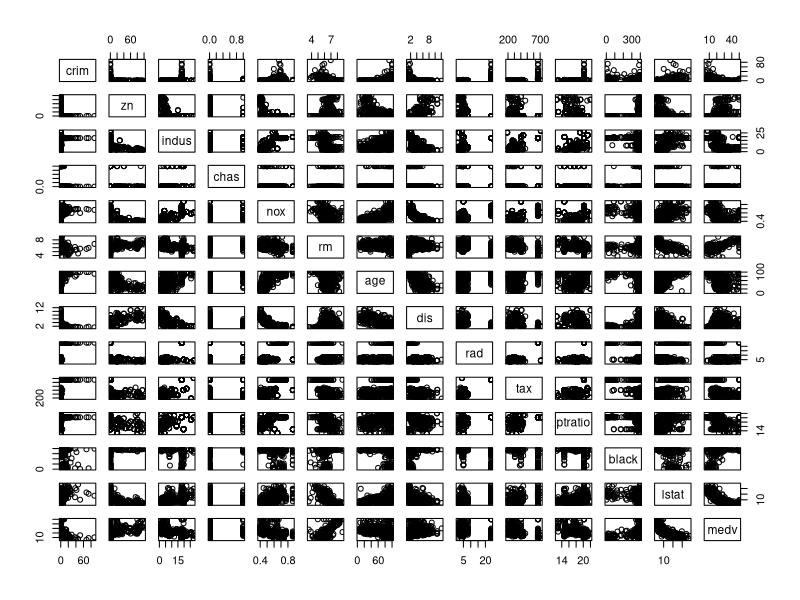
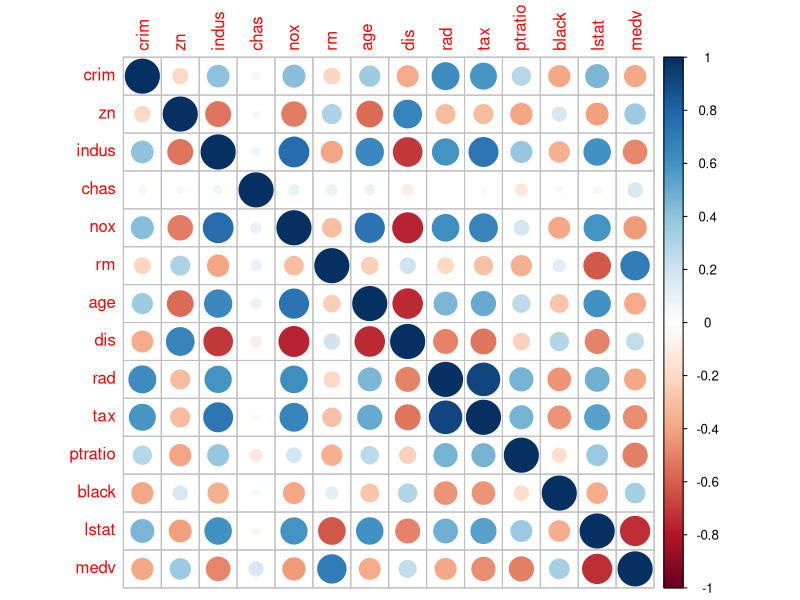
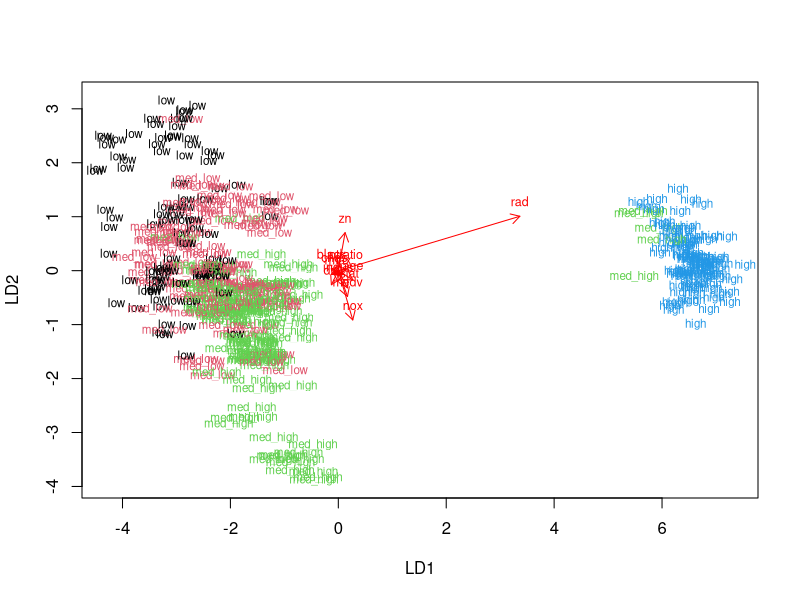

R code for these plots, in order:
## ---- chunk 1
knitr::opts_chunk$set(echo = TRUE)
## ---- chunk 2
library(MASS)
library(tidyr)
library(corrplot)
data("Boston")
str(Boston)
dim(Boston)
summary(Boston)
## ---- chunk 3
Boston_pairs <- pairs(Boston)
cor_matrix <- cor(Boston)
cor_matrix
corrplot(cor_matrix, method="circle")
## ---- chunk 4
boston_scaled <- scale(Boston)
summary(boston_scaled)
class(boston_scaled)
boston_scaled <- as.data.frame(boston_scaled)
bins <- quantile(boston_scaled$crim)
label_cr <- c("low", "med_low", "med_high", "high")
crime <- cut(boston_scaled$crim, breaks = bins, include.lowest = TRUE, labels = label_cr)
table(crime)
boston_scaled <- dplyr::select(boston_scaled, -crim)
boston_scaled <- data.frame(boston_scaled, crime)
## ---- chunk 5
n <- nrow(boston_scaled)
ind <- sample(n,  size = n * 0.8)
train <- boston_scaled[ind,]
test <- boston_scaled[-ind,]
correct_classes <- test$crime
test <- dplyr::select(test, -crime)
## ---- chunk 6
colnames(boston_scaled)
lda.fit <- lda(crime  ~ zn + indus + chas + nox + rm + age + dis + rad + tax + ptratio + black + lstat + medv, data = train)

lda.fit

lda.arrows <- function(x, myscale = 1, arrow_heads = 0.1, color = "red", tex = 0.75, choices = c(1,2)){
  heads <- coef(x)
  arrows(x0 = 0, y0 = 0, 
         x1 = myscale * heads[,choices[1]], 
         y1 = myscale * heads[,choices[2]], col=color, length = arrow_heads)
  text(myscale * heads[,choices], labels = row.names(heads), 
       cex = tex, col=color, pos=3)
}

classes <- as.numeric(train$crime)
plot(lda.fit, dimen = 2, col = classes, pch = classes)
lda.arrows(lda.fit, myscale = 1)
